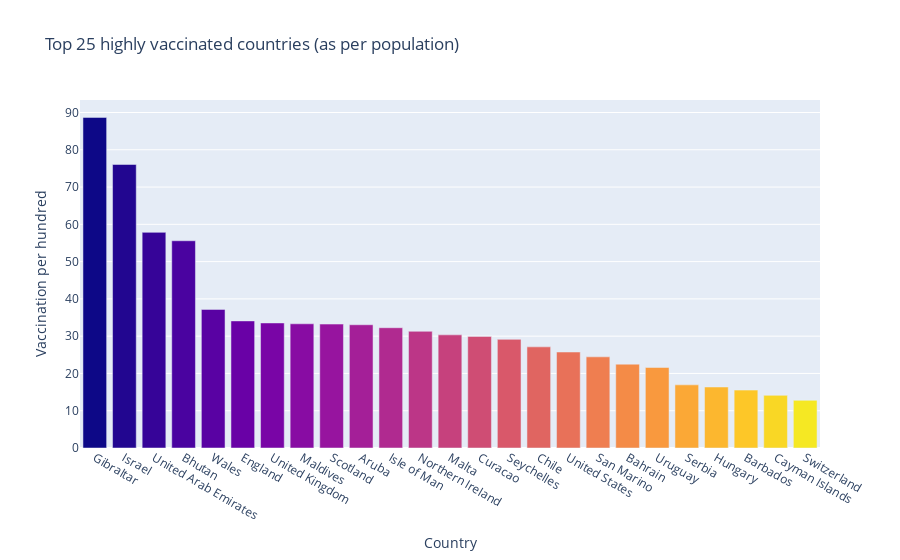

Write notebook code for a chart like this one.
### Code cell
# top vaccines combination available
trace = go.Bar(x=people_vacc_grouped.index[:25], y=people_vacc_grouped["total_vaccinations_per_hundred"], 
                marker=dict(
                  color=np.arange(26)
              ))

fig = go.Figure(data=[trace])
fig.update_layout(title="Top 25 highly vaccinated countries (as per population)")
fig.update_xaxes(title="Country")
fig.update_yaxes(title="Vaccination per hundred")

iplot(fig)

### Figure 1 — Plotly figure (JSON) as saved in the notebook; plotly's stock layout.template omitted (floating-point values rounded to 4 significant figures; data arrays with more than 128 entries replaced by an {"elided": "..."} marker saying what was removed)
{"data": [{"marker": {"color": [0, 1, 2, 3, 4, 5, 6, 7, 8, 9, 10, 11, 12, 13, 14, 15, 16, 17, 18, 19, 20, 21, 22, 23, 24, 25]}, "type": "bar", "x": ["Gibraltar", "Israel", "United Arab Emirates", "Bhutan", "Wales", "England", "United Kingdom", "Maldives", "Scotland", "Aruba", "Isle of Man", "Northern Ireland", "Malta", "Curacao", "Seychelles", "Chile", "United States", "San Marino", "Bahrain", "Uruguay", "Serbia", "Hungary", "Barbados", "Cayman Islands", "Switzerland"], "y": {"elided": "195 float values"}}], "layout": {"title": {"text": "Top 25 highly vaccinated countries (as per population)"}, "xaxis": {"title": {"text": "Country"}}, "yaxis": {"title": {"text": "Vaccination per hundred"}}}}
